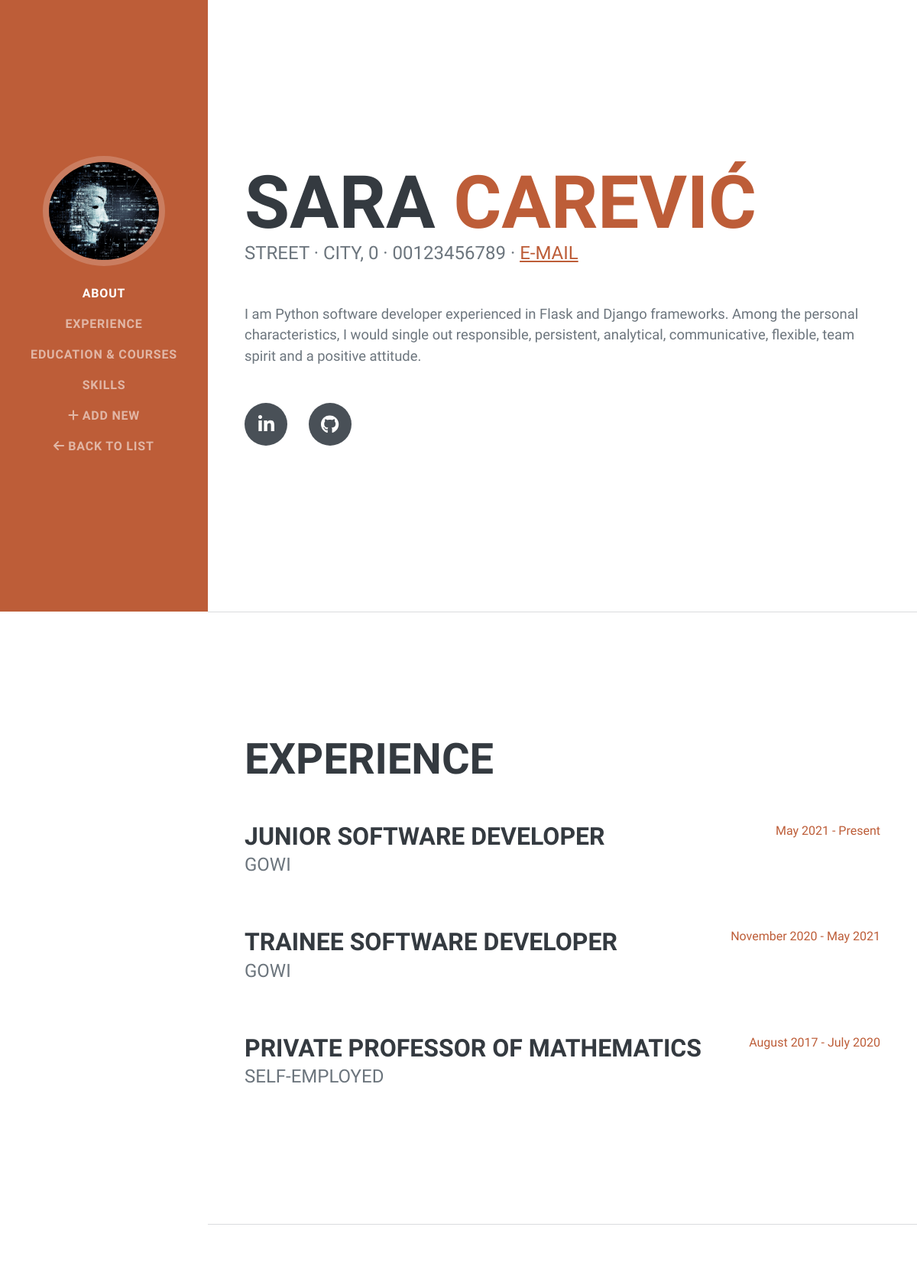
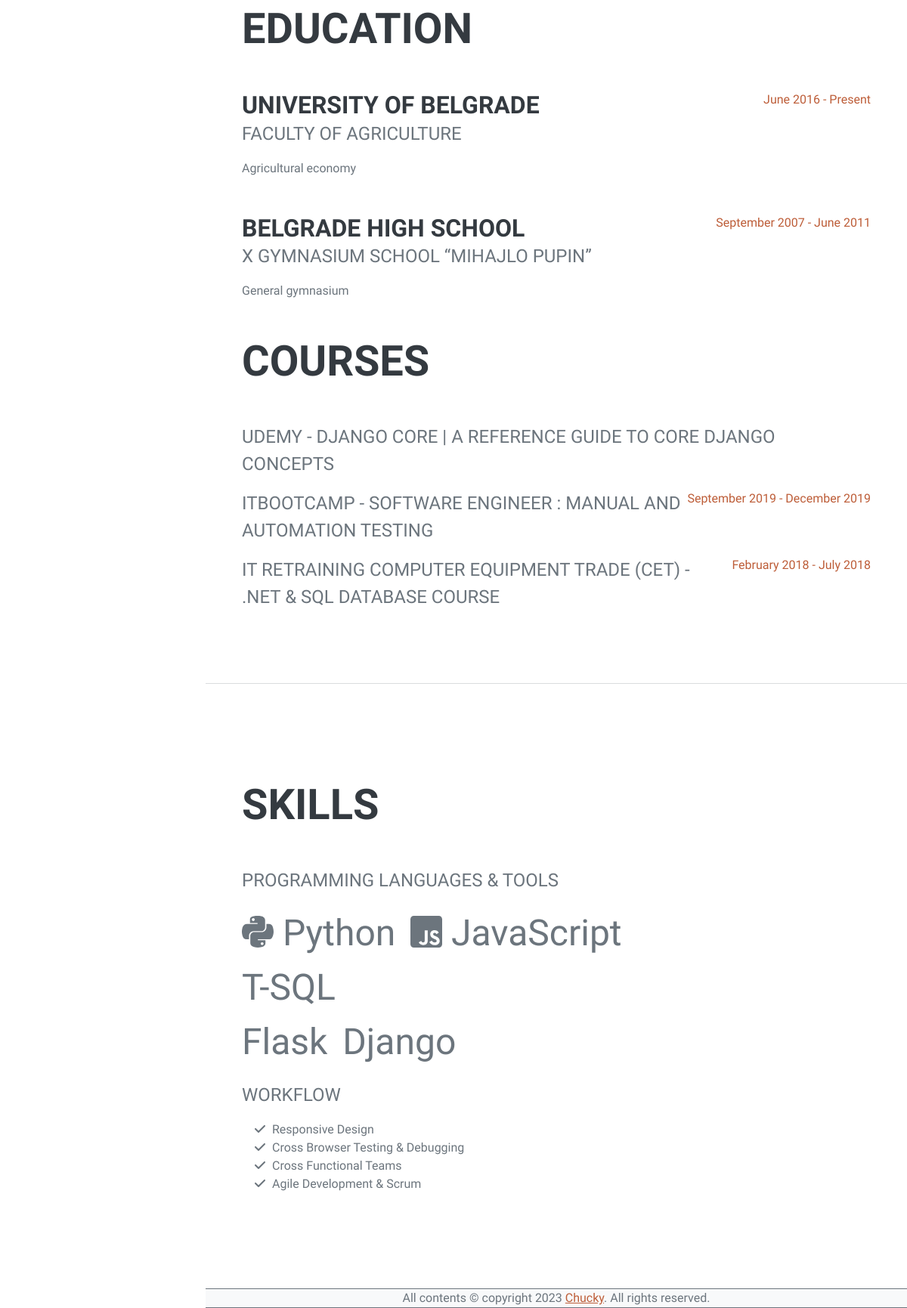
The app's page /user/details/1 with its own data (2 pictures, top to bottom).
### app.py (models this page shows, shortened)
class User(db.Model):
    __tablename__ = "User"
    id = db.Column(db.Integer, primary_key=True)
    firstname = db.Column(db.String(256), nullable=False)
    lastname = db.Column(db.String(256), nullable=False)
    street = db.Column(db.String(256), nullable=False)
    city = db.Column(db.String(256), nullable=False)
    postcode = db.Column(db.String(256), nullable=False)
    phone = db.Column(db.String(256), nullable=False)
    email = db.Column(db.String(256), unique=True, nullable=False)
    bio = db.Column(db.Text)
    li = db.Column(db.String(256), unique=True, nullable=False)
    gh = db.Column(db.String(256), unique=True, nullable=False)
    education = db.relationship('UserEducation', backref='User', lazy=True)
    experience = db.relationship('UserExperience', backref='User', lazy=True)
    created_at = db.Column(db.DateTime(timezone=True), server_default=func.now())

### app_views.py (the view)
@app_views.route('/user/details/<int:id>', methods=['GET'])
def user_details(id):
    try:
        from app import User
        user = User.query.get(int(id))
        context = {
            'type': 'details',
            'about': {
                'firstname': user.firstname,
                'lastname': user.lastname,
                'street': user.street,
                'city': user.city,
                'postcode': user.postcode,
                'phone': user.phone,
                'email': user.email,
                'bio': user.bio,
                'linkedin': user.li,
                'github': user.gh
            }
        }
        return render_template('user-details.html', context=context)
    except Exception as e:
        abort(500)

### app_views.py (called while the page is built)
@app_views.context_processor
def inject_now():
    return {'current_year': datetime.utcnow().year}

### templates/user-details.html
{% extends 'components/layouts/base.html' %}
{% block content %}
    <div class="container-fluid p-0">
        {% with type=context.type %}
            {% include "components/navigation.html" %}
        {% endwith %}
        {% with context=context.about %}
            {% include "components/about.html" %}
        {% endwith %}
        <hr class="m-0" />
        {% include "components/experience.html" %}
        <hr class="m-0" />
        {% include "components/education.html" %}
        <hr class="m-0" />
        {% include "components/skills.html" %}
    </div>
{% endblock %}

### templates/components/about.html
{% block content %}
    <section class="resume-section" id="about">
        <div class="resume-section-content">
            <h1 class="mb-0">
                {{context.firstname}}
                <span class="text-primary">{{context.lastname}}</span>
            </h1>
            <div class="subheading mb-5">
                {{context.street}} · {{context.city}}, {{context.postcode}} · {{context.phone}} ·
                <a href="mailto:{{context.email}}">E-mail</a>
            </div>
            <p class="lead mb-5">
                {{context.bio}}
            </p>
            <div class="social-icons">
                <a class="social-icon" href="{{context.linkedin}}"><i class="fab fa-linkedin-in"></i></a>
                <a class="social-icon" href="{{context.github}}"><i class="fab fa-github"></i></a>
            </div>
        </div>
    </section>
{% endblock %}

### records on screen
User: firstname "SARA", lastname "CAREVIĆ", street "STREET", city "CITY", phone "00123456789", bio "I am Python software developer experienced in Flask and Django frameworks. Among the personal characteristics, I would single out responsible, persistent, analytical, communicative, flexible, team spirit and a positive attitude."

### other values on screen
{{ context.postcode }} "0"
